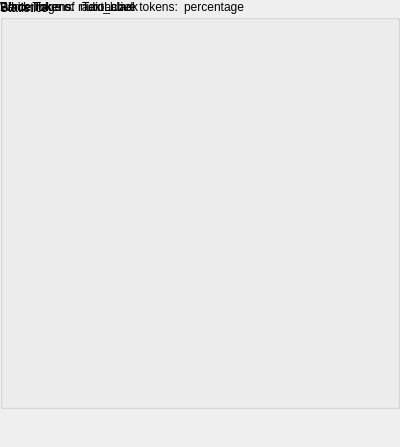
<ui version="4.0" >
 <author></author>
 <comment></comment>
 <exportmacro></exportmacro>
 <class>VolterraForm</class>
 <widget class="QWidget" name="VolterraForm" >
  <property name="geometry" >
   <rect>
    <x>0</x>
    <y>0</y>
    <width>400</width>
    <height>447</height>
   </rect>
  </property>
  <property name="sizePolicy" >
   <sizepolicy>
    <hsizetype>1</hsizetype>
    <vsizetype>5</vsizetype>
    <horstretch>0</horstretch>
    <verstretch>0</verstretch>
   </sizepolicy>
  </property>
  <property name="windowTitle" >
   <string>Form</string>
  </property>
  <widget class="QGroupBox" name="groupBox" >
   <property name="geometry" >
    <rect>
     <x>0</x>
     <y>0</y>
     <width>400</width>
     <height>409</height>
    </rect>
   </property>
   <property name="title" >
    <string>Statistics</string>
   </property>
   <widget class="QWidget" name="" >
    <layout class="QHBoxLayout" >
     <property name="margin" >
      <number>0</number>
     </property>
     <property name="spacing" >
      <number>6</number>
     </property>
     <item>
      <widget class="QLabel" name="label" >
       <property name="text" >
        <string>White Tokens:</string>
       </property>
      </widget>
     </item>
     <item>
      <widget class="QLabel" name="num_white" >
       <property name="text" >
        <string>TextLabel</string>
       </property>
      </widget>
     </item>
    </layout>
   </widget>
   <widget class="QWidget" name="" >
    <layout class="QHBoxLayout" >
     <property name="margin" >
      <number>0</number>
     </property>
     <property name="spacing" >
      <number>6</number>
     </property>
     <item>
      <widget class="QLabel" name="label_2" >
       <property name="text" >
        <string>Black Tokens:</string>
       </property>
      </widget>
     </item>
     <item>
      <widget class="QLabel" name="num_black" >
       <property name="text" >
        <string>num_black</string>
       </property>
      </widget>
     </item>
    </layout>
   </widget>
   <widget class="QWidget" name="" >
    <layout class="QHBoxLayout" >
     <property name="margin" >
      <number>0</number>
     </property>
     <property name="spacing" >
      <number>6</number>
     </property>
     <item>
      <widget class="QLabel" name="label_4" >
       <property name="text" >
        <string>Percentage of radioactive tokens:</string>
       </property>
      </widget>
     </item>
     <item>
      <widget class="QLabel" name="percentage" >
       <property name="text" >
        <string>percentage</string>
       </property>
      </widget>
     </item>
    </layout>
   </widget>
  </widget>
 </widget>
 <pixmapfunction></pixmapfunction>
 <resources/>
 <connections/>
</ui>
